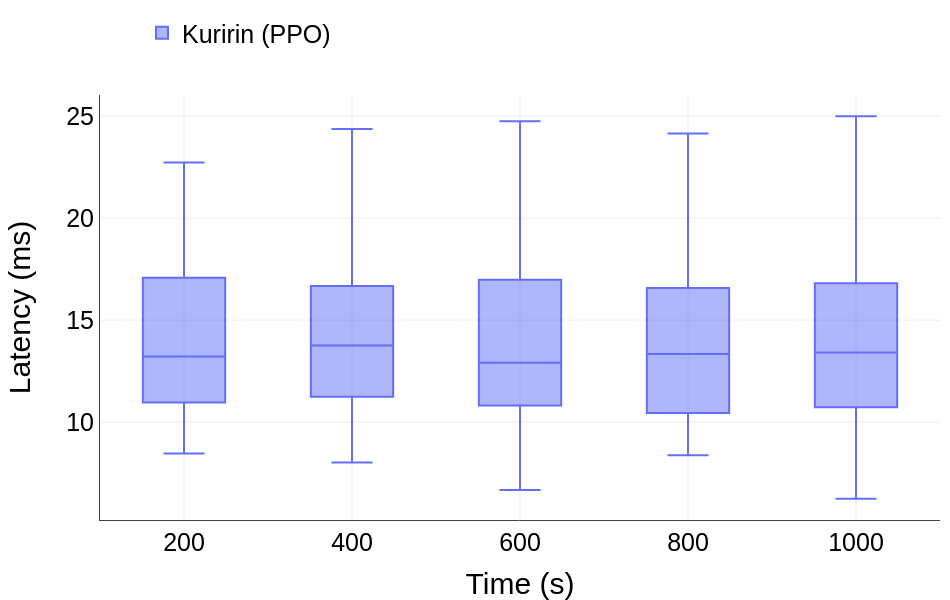

Notebook code for this chart:
### Code cell
data = {
    'Time (s)': tempos,
    'Kuririn (PPO)': dicio_csv_kuririn["latency"],
    # 'GA': dicio_csv_GA["latency"],
    # 'MSF': dicio_csv_MSF["latency"],
    # 'OSFEM': dicio_csv_osfem["latency"],
    # 'Goku': dicio_csv_goku["latency"],

    # 'Vegeta': dicio_csv_vegeta["latency"],
}

df = pd.DataFrame(data)

df_long = df.melt(id_vars=['Time (s)'], var_name='Method', value_name='Latency (ms)')


# Criando o gráfico de box plot
fig = px.box(df_long, x='Time (s)', y='Latency (ms)', color='Method', 
             title=None,orientation='v')

fig.update_traces(quartilemethod="linear") 


draft_template = go.layout.Template()
draft_template.layout.annotations = [
    dict(
        name="draft watermark",
        text="",
        textangle=-30,
        opacity=0.1,
        font=dict(color="black", size=100),
        xref="paper",
        yref="paper",
        x=0.5,
        y=0.5,
        showarrow=False,
    )
]

fig.update_layout(
    yaxis=dict(showline=True,showgrid=True),
    xaxis=dict(showline=True,showgrid=True),
    legend_title=None,
    margin=dict(l=100, r=10, b=80, t=25),
    autosize=True,
    width=950,
    height=600,
    template=draft_template,
    legend=dict(x=0.05, y=1.2, traceorder='normal', orientation='h'),
    font=dict(family="Arial",  size=25, color="Black")
)

# Exibindo o gráfico
fig.show()

### Figure 1 — Plotly figure (JSON) as saved in the notebook; plotly's stock layout.template omitted (floating-point values rounded to 4 significant figures; data arrays with more than 128 entries replaced by an {"elided": "..."} marker saying what was removed)
{"data": [{"alignmentgroup": "True", "hovertemplate": "Method=Kuririn (PPO)<br>Time (s)=%{x}<br>Latency (ms)=%{y}<extra></extra>", "legendgroup": "Kuririn (PPO)", "marker": {"color": "#636efa"}, "name": "Kuririn (PPO)", "notched": false, "offsetgroup": "Kuririn (PPO)", "orientation": "v", "quartilemethod": "linear", "showlegend": true, "type": "box", "x": {"elided": "21672 int values"}, "x0": " ", "xaxis": "x", "y": {"elided": "21672 str values"}, "y0": " ", "yaxis": "y"}], "layout": {"autosize": true, "boxmode": "group", "font": {"color": "Black", "family": "Arial", "size": 25}, "height": 600, "legend": {"orientation": "h", "title": {}, "tracegroupgap": 0, "traceorder": "normal", "x": 0.05, "y": 1.2}, "margin": {"b": 80, "l": 100, "r": 10, "t": 25}, "width": 950, "xaxis": {"anchor": "y", "domain": [0, 1], "showgrid": true, "showline": true, "title": {"text": "Time (s)"}}, "yaxis": {"anchor": "x", "domain": [0, 1], "showgrid": true, "showline": true, "title": {"text": "Latency (ms)"}}}}
